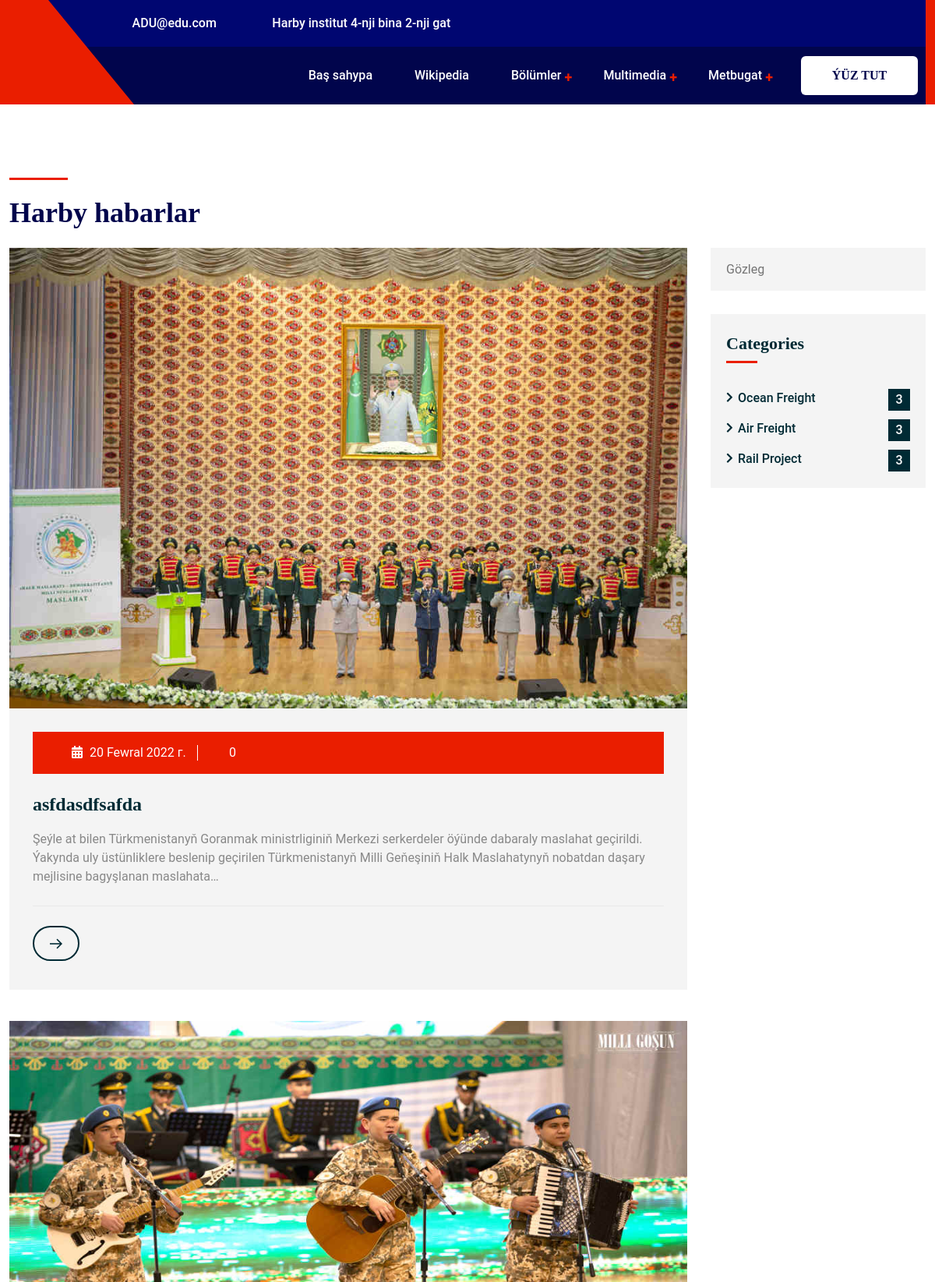
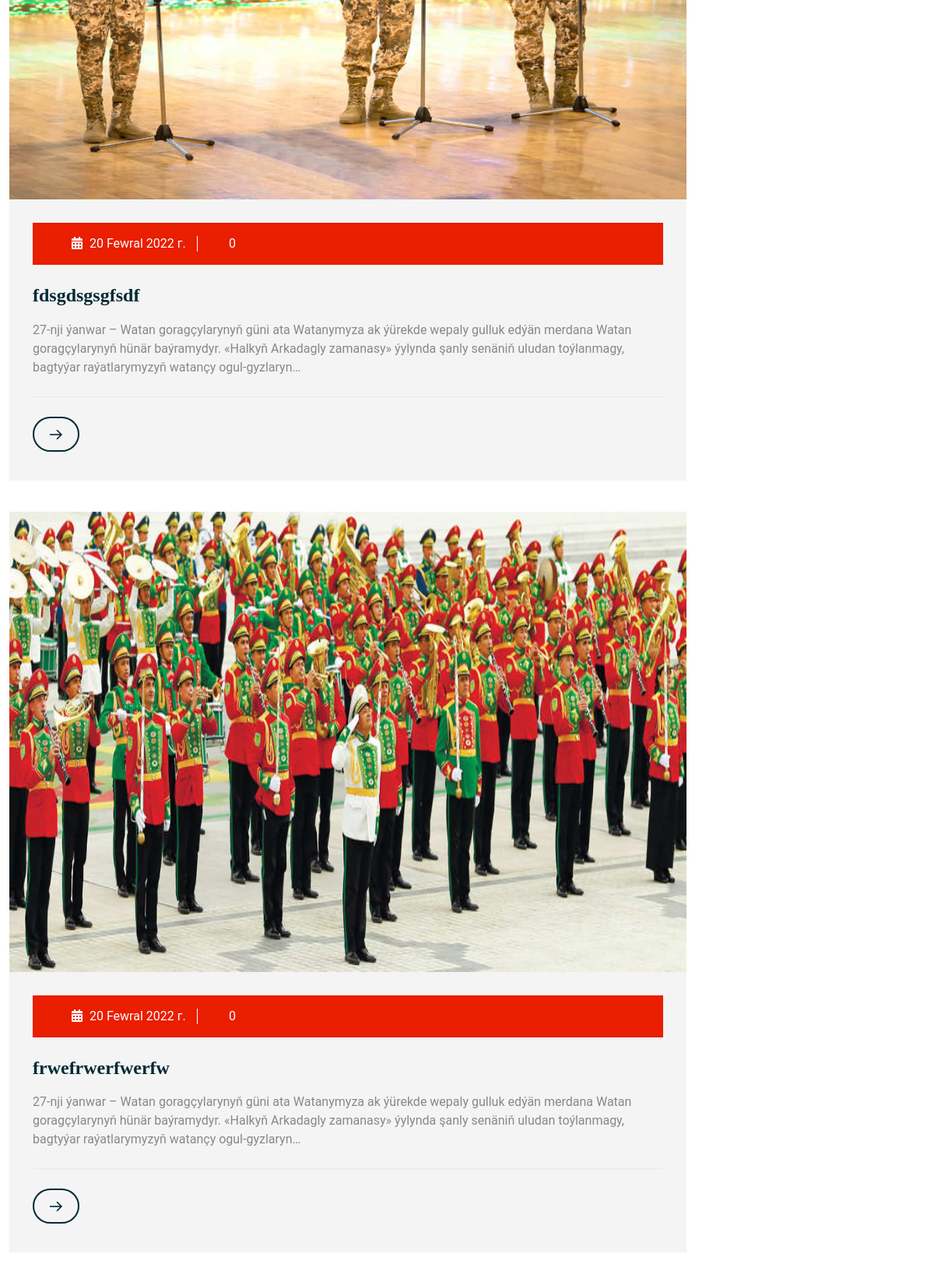
/Harby_Habarlar/ (upper part), run on the app's committed database (2 pictures, top to bottom).
### PortalApp/models.py (models this page shows, shortened)
class Habar(models.Model):
    Habarlar = (
        ('1', 'Syýasy habarlar'),
        ('2', 'Tehnologiýa habarlar'),
        ('3', 'Sport habarlar'),
        ('4', 'Harby habarlar'),
    )
    name = models.CharField("Ady", max_length=500, null=True)
    image = models.ImageField("Surat", upload_to='Habar', null=True)
    descriptions = models.TextField("Tekst", null=True)
    read = models.BigIntegerField(default=0)
    habar_types = models.CharField(max_length=10, null=True, choices=Habarlar)
    date = models.DateField(auto_now=True)

### PortalApp/views.py (the view)
# urls.py: path('Harby_Habarlar/', Harby_Habarlar.as_view(), name='Harby_Habarlar'),
class Harby_Habarlar(ListView):
    template_name = 'Users/Harby_Habarlar.html'
    model = Habar
    paginate_by = 10
    def get_queryset(self):
        filter_val = self.request.GET.get('filter', '')
        order_by = self.request.GET.get('orderby', 'id')
        if filter_val != '':
            model = Habar.objects.filter(Q(habar_types=4, name__contains=filter_val)).order_by('-id')
        else:
            model = Habar.objects.filter(habar_types=4)
        return model
    def get_context_data(self, *args, **kwargs):
        context = super(Harby_Habarlar, self).get_context_data(**kwargs)
        context['filter'] = self.request.GET.get('filter', '')
        context['orderby'] = self.request.GET.get('orderby', 'id')
        context['title'] = 'Harby Habarlar'
        context['name'] = 'Harby habarlar'
        context['url'] = resolve(self.request.path).url_name
        return context

### templates/Users/Harby_Habarlar.html (shortened to what this page needs)
{% extends 'Users/base/base.html' %}
{% load static %}
{% block content %}
    <section id="ft-blog" class="ft-blog-section">
    </section>
    <section id="ft-blog-post-feed" class="ft-blog-post-feed-section page-padding">
        <div class="container">
            <div class="ft-blog-top-content d-flex justify-content-between align-items-end flex-wrap">
                <div class="ft-section-title headline pera-content">
                    <span class="sub-title"></span>
                    <h2>{{ name }}
                    </h2>
                </div>
            </div>
            <div class="row">
                <div class="col-lg-9">
                    <div class="ft-blog-post-feed-content">
                        {% for habar in habar_list %}
                            <div class="ft-blog-post-feed-innerbox">
                                <div class="ft-blog-post-feed-img">
                                    <img src="{{ habar.image.url }}" alt="{{ habar.name }}"
                                         style="width: 871px;height: 591px">
                                </div>
                                <div class="ft-blog-post-feed-text-wrapper headline pera-content">
                                    <div class="blog-meta">
                                        <a><i class="fas fa-calendar-alt"></i> {{ habar.date }}</a>
                                        <a><i class="far fa-eye"></i> {{ habar.read }}</a>
                                    </div>
                                    <div class="ft-blog-feed-title-text">
                                        <h3><a href="{% url 'Harby_Habar' habar.pk %}">{{ habar.name }}</a>
                                        </h3>
                                        <p>{{ habar.descriptions |truncatechars:250 }}</p>
                                    </div>
                                    <div class="ft-btn-2">
                                        <a href="{% url 'Harby_Habar' habar.pk %}">
                                            <i class="icon-first flaticon-right-arrow"></i>
                                        </a>
                                    </div>
                                </div>
                            </div>
                        {% endfor %}
                    </div>
                </div>
                <div class="col-lg-3">
                    <div class="ft-side-bar-wrapper top-stikcy">
                        <div class="ft-side-bar-widget-area">
                            <div class="ft-side-bar-widget search-widget-area headline ul-li-block">
                                <div class="search-widget position-relative">
                                    <form>
                                        <input type="search" placeholder="Gözleg" name="filter" value="{{ filter }}">
                                        <button><i class="far fa-search"></i></button>
                                    </form>
                                </div>
                            </div>
                            <div class="ft-side-bar-widget headline ul-li-block">
                                <div class="category-widget">
                                    <h3 class="widget-title position-relative">Categories</h3>
                                    <ul>
                                        <li><a href="blog.html">Ocean Freight <span>3</span></a></li>
                                        <li><a href="blog.html">Air Freight <span>3</span></a></li>
                                        <li><a href="blog.html">Rail Project <span>3</span></a></li>
                                    </ul>
                                </div>
                            </div>
                        </div>
                    </div>
                </div>
            </div>
        </div>
    </section>
{% endblock %}

### data on the page
Habar: image (picture), date "20 Fewral 2022 г.", read "0", name "asfdasdfsafda", descriptions "Şeýle at bilen Türkmenistanyň Goranmak ministrliginiň Merkezi serkerdeler öýünde dabaraly maslahat geçirildi. Ýakynda uly üstünliklere beslenip geçirilen Türkmenistanyň Milli Geňeşiniň Halk Maslahatynyň nobatdan daşary mejlisine bagyşlanan maslahata…"
Habar: image (picture), date "20 Fewral 2022 г.", read "0", name "fdsgdsgsgfsdf", descriptions "27-nji ýanwar – Watan goragçylarynyň güni ata Watanymyza ak ýürekde wepaly gulluk edýän merdana Watan goragçylarynyň hünär baýramydyr. «Halkyň Arkadagly zamanasy» ýylynda şanly senäniň uludan toýlanmagy, bagtyýar raýatlarymyzyň watançy ogul-gyzlaryn…"
Habar: image (picture), date "20 Fewral 2022 г.", read "0", name "frwefrwerfwerfw", descriptions "27-nji ýanwar – Watan goragçylarynyň güni ata Watanymyza ak ýürekde wepaly gulluk edýän merdana Watan goragçylarynyň hünär baýramydyr. «Halkyň Arkadagly zamanasy» ýylynda şanly senäniň uludan toýlanmagy, bagtyýar raýatlarymyzyň watançy ogul-gyzlaryn…"

### other printed values
{{ name }} "Harby habarlar"
